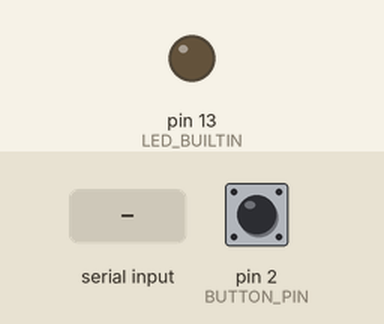
Recording of a sketch running on a simulated Arduino Uno, built with avr-gcc and run on an emulated ATmega328P. Shown: output pins drawn as LEDs (lit = HIGH). The test bench sets the inputs (shaded band); at power-on: pin 2 (BUTTON_PIN) LOW.

Above: at 1.2 s.
1.3 s: "on\n" received over Serial
At 1.8 s:
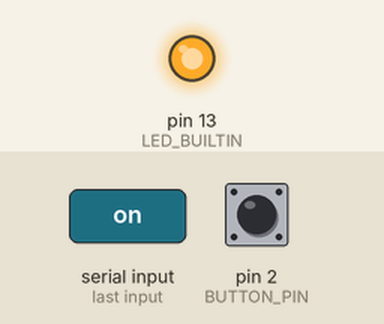
4.4 s: "1\n" received over Serial
At 5.4 s:
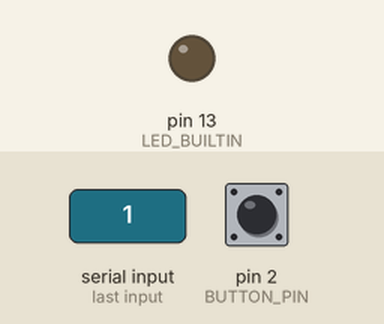
Timing chart, 0 to 7.4 s (numbered marks = the images above; inputs shaded):
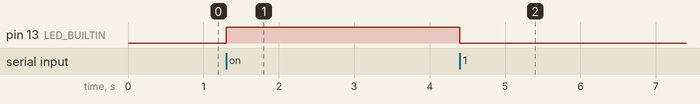

The sketch:

arduino_sketch.ino
```cpp
#define BUTTON_PIN 2

int lastButtonState = LOW;

void setup() {
  Serial.begin(115200);
  pinMode(LED_BUILTIN, OUTPUT);
  pinMode(BUTTON_PIN, INPUT);
}

void loop() {
  int buttonState = digitalRead(BUTTON_PIN);
  if (buttonState != lastButtonState && buttonState == HIGH) {
    Serial.println("on");
  }
  lastButtonState = buttonState;

  if (Serial.available()) {
    String command = Serial.readStringUntil('\n');
    digitalWrite(LED_BUILTIN, command == "on");
  }
  delay(50);
}
```

Measured:
- after the input at 1.3 s, pin 13 (LED_BUILTIN): LOW → HIGH at once
- after the input at 4.4 s, pin 13 (LED_BUILTIN): HIGH → LOW at once
